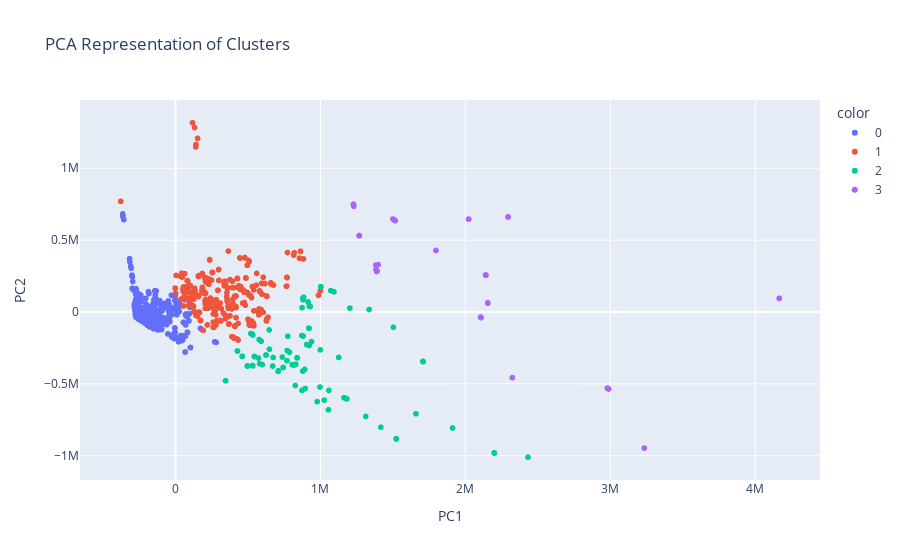

Notebook source saved alongside this figure:
### Code cell
# Create scatter plot of `PC2` vs `PC1`
fig = px.scatter(
    data_frame = X_pca,
    x='PC1',
    y='PC2',
    color = labels.astype(str),
    title="PCA Representation of Clusters"
)
fig.update_layout(xaxis_title='PC1', yaxis_title='PC2')
fig.show()
